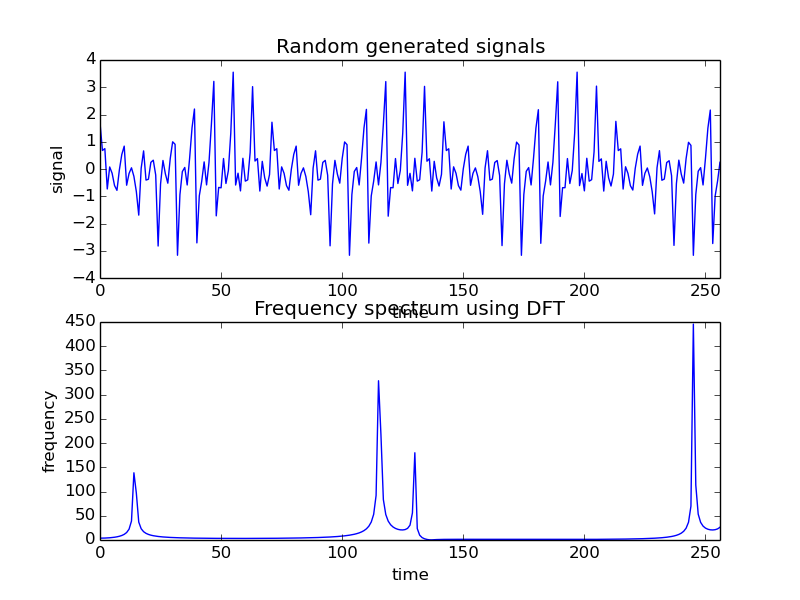

Generate this figure with Python:
import matplotlib
import matplotlib.pyplot as plt
import rsg
from dft import dft

HARMONICS = 8
FREQUENCY = 1200
N = 1024

sigs = rsg.generate(HARMONICS, FREQUENCY, N)

fig, (ax1, ax2) = plt.subplots(2, 1)

ax1.plot(sigs)
ax1.set_xlim(0, int(N/4))
ax1.set(xlabel='time', ylabel='signal',
        title='Random generated signals')

ax2.plot(dft(sigs))
ax2.set_xlim(0, int(N/4))
ax2.set(xlabel='time', ylabel='frequency',
        title='Frequency spectrum using DFT')

fig.savefig("example.png")
plt.show()
